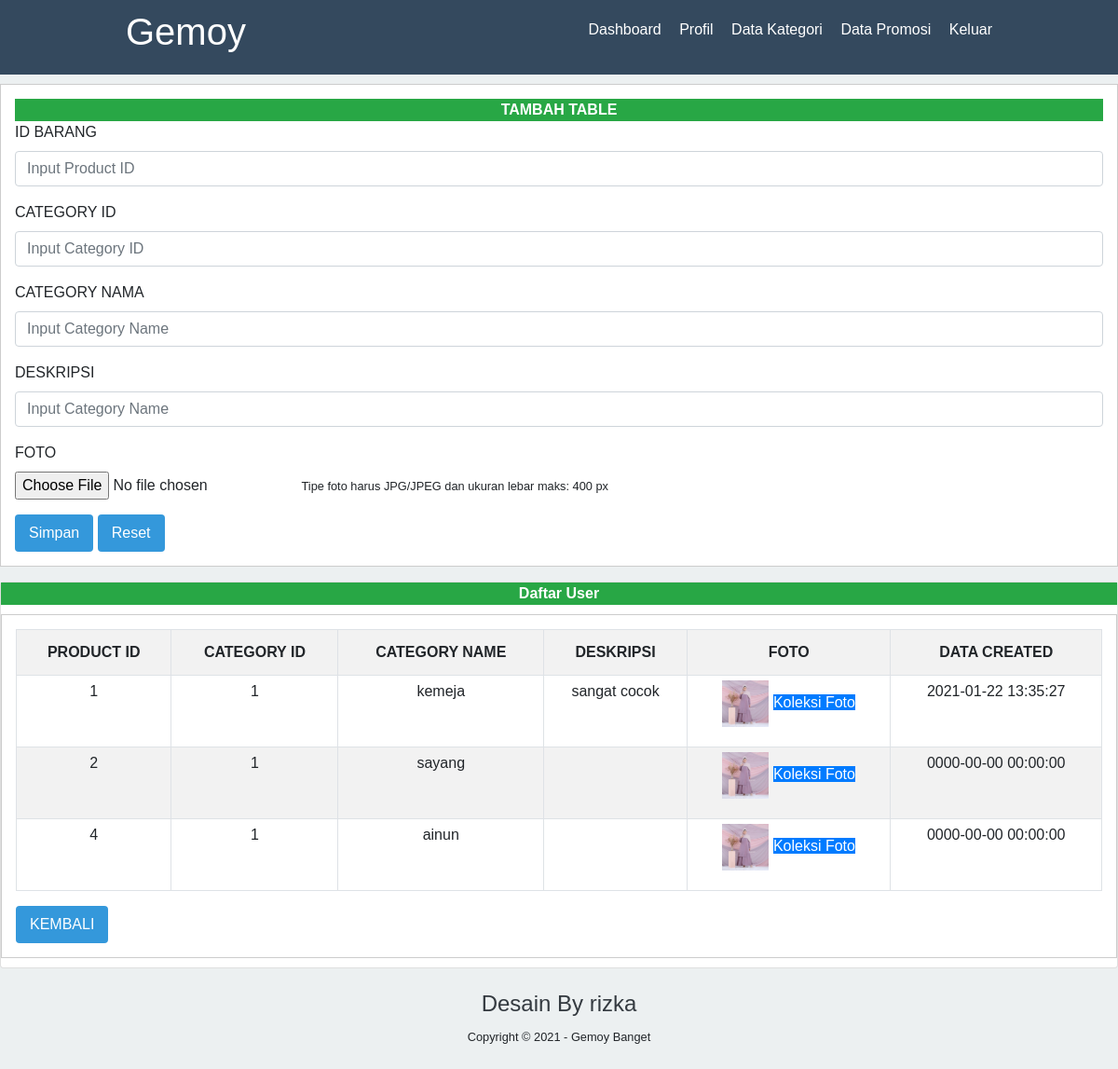
The page /tambahproduk.php on the database its author committed.
### tables this page shows
CREATE TABLE `tb_product` (
  `product_id` int(11) NOT NULL,
  `category_id` int(11) NOT NULL,
  `product_name` varchar(100) NOT NULL,
  `product_description` text NOT NULL,
  `product_image` varchar(100) NOT NULL,
  `data_created` timestamp NOT NULL DEFAULT CURRENT_TIMESTAMP
);

### tambahproduk.php (the view, shortened to what this page needs)
<?php
$server ="localhost";
$user ="root";
$pass ="";
$database="jual";
$koneksi=mysqli_connect($server, $user, $pass, $database) or die(mysqli_error($koneksi));
?>
<!DOCTYPE html>
<html>
<head>
	<link rel="stylesheet" type="text/css" href="css/bootstrap.min.css">
	<link rel="stylesheet" type="text/css" href="style.css">
</head>
<body >
	<header>
		<div class="container">
			<h1><a href="dashboard.php">Gemoy</a></h1>
			<ul>
				<li><a href="dashboard.php">Dashboard</a></li>
				<li><a href="profile.php">Profil</a></li>
				<li><a href="data-kategori.php">Data Kategori</a></li>
				<li><a href="data-promosi.php">Data Promosi</a></li>
				<li><a href="keluar.php">Keluar</a></li>
			</ul>
		</div>
	</header>
	<div class="card-body">
		<form method="POST" action="">
			<div class="card-heade bg-success text-white text-center">
				<b> TAMBAH TABLE</b>
			</div>
			<div class="form-group">
				<label>ID BARANG</label>
				<input type="text" name="txt_id" value="<?=@$vkb?>" class="form-control" placeholder="Input Product ID" required="">
			</div>
			<div class="form-group">
				<label>CATEGORY ID</label>
				<input type="text" name="txt_cid" value="<?=@$vkb?>" class="form-control" placeholder="Input Category ID" required="">
			</div>
			<div class="form-group">
				<label>CATEGORY NAMA</label>
				<input type="text" name="txt_username"  value="<?=@$vkp?>" class="form-control" placeholder="Input Category Name" required="">
			</div>
			<div class="form-group">
				<label>DESKRIPSI</label>
				<input type="text" name="txt_deskripsi"  value="<?=@$vkp?>" class="form-control" placeholder="Input Category Name" required="">
			</div>
			<div class="form-group">
				<tr>
					<label>FOTO</label><br>
					<td><input type="file" name="fupload" id="upload">
						<small>Tipe foto harus JPG/JPEG dan ukuran lebar maks: 400 px</small></td>
					</tr>
				</div>
				<button type="Submit" class="btn" name="buttonsimpan"> Simpan </button>
				<button type="Reset" class="btn btn-danger" name="buttonreset"> Reset </button>
			</form>
		</div>
		<div class="card mt-3">
			<div class="card-heade bg-success text-white text-center">
				<b> Daftar User</b>
			</div>
			<div class="card-body">
				<table class="table table-bordered table-striped">
					<tr>
						<th class="text-center">PRODUCT ID</th>
						<th class="text-center">CATEGORY ID</th>
						<th class="text-center">CATEGORY NAME</th>
						<th class="text-center">DESKRIPSI</th>
						<th class="text-center">FOTO</th>
						<th class="text-center">DATA CREATED</th>
					</tr>
					<?php
					$tampil=mysqli_query($koneksi, "SELECT * FROM tb_product order by product_id ");
					while ($data=mysqli_fetch_array($tampil)) :
						?>
						<tr>
							<td class="text-center"><?=$data['product_id']?></td>
							<td class="text-center"><?=$data['category_id']?></td>
							<td class="text-center"><?=$data['product_name']?></td>
							<td class="text-center"><?=$data['product_description']?></td>
							<td>
								<ul class="photos sortable ui-sortable text-center" >
									<img src="img/7.jpg" width="50px">
									<a href="utama.php" class="btn-primary" > Koleksi Foto </a>
								</ul></td>
								<td class="text-center"><?=$data['data_created']?></td>
							</tr>
						<?php endwhile; ?>
					</table>
					<a href="data-promosi.php" class="btn" > KEMBALI</a>
				</div>
			</div>
			<footer class="text-center p-4">
				<h4 class="text-dark">Desain By rizka</h6>
					<small>Copyright &copy; 2021 - Gemoy Banget</small>
			</body>
			</html>

### style.css (style rules this page uses)
* { padding: 0; margin: 0; font-family: 'Quicksand',sans-serif; }
body { background-color: #ecf0f1; }
header { background-color: #34495e; color: #fff; }
header h1 { float : left; padding: 10px 0; }
header ul { float : right; }
header ul li { display: inline-block; }
header ul li a { padding: 20px 0 20px 15px; display: inline-block; }
a { color : inherit; text-decoration: none; }
.container { width : 80%; margin : 0 auto; }
.container:after { content :''; display: block; clear: both; }
.btn { padding: 8px 15px; background-color: #3498db; color : #fff; border : none; cursor: pointer; }
.table { width: 100%; border-collapse: collapse; }
.table tr { height: 30px; }
.table tr td { padding: 5px 10px; }
.card-body { background-color: #fff; border :1px solid #ccc; padding: 15px; box-sizing: border-box; margin:10px 0; }

### rows shown on the page
tb_product: product_id "1", category "1", product_name "kemeja", product_description "sangat cocok", data_created "2021-01-22 13:35:27"
tb_product: product_id "2", category "1", product_name "sayang", data_created "0000-00-00 00:00:00"
tb_product: product_id "4", category "1", product_name "ainun", data_created "0000-00-00 00:00:00"
